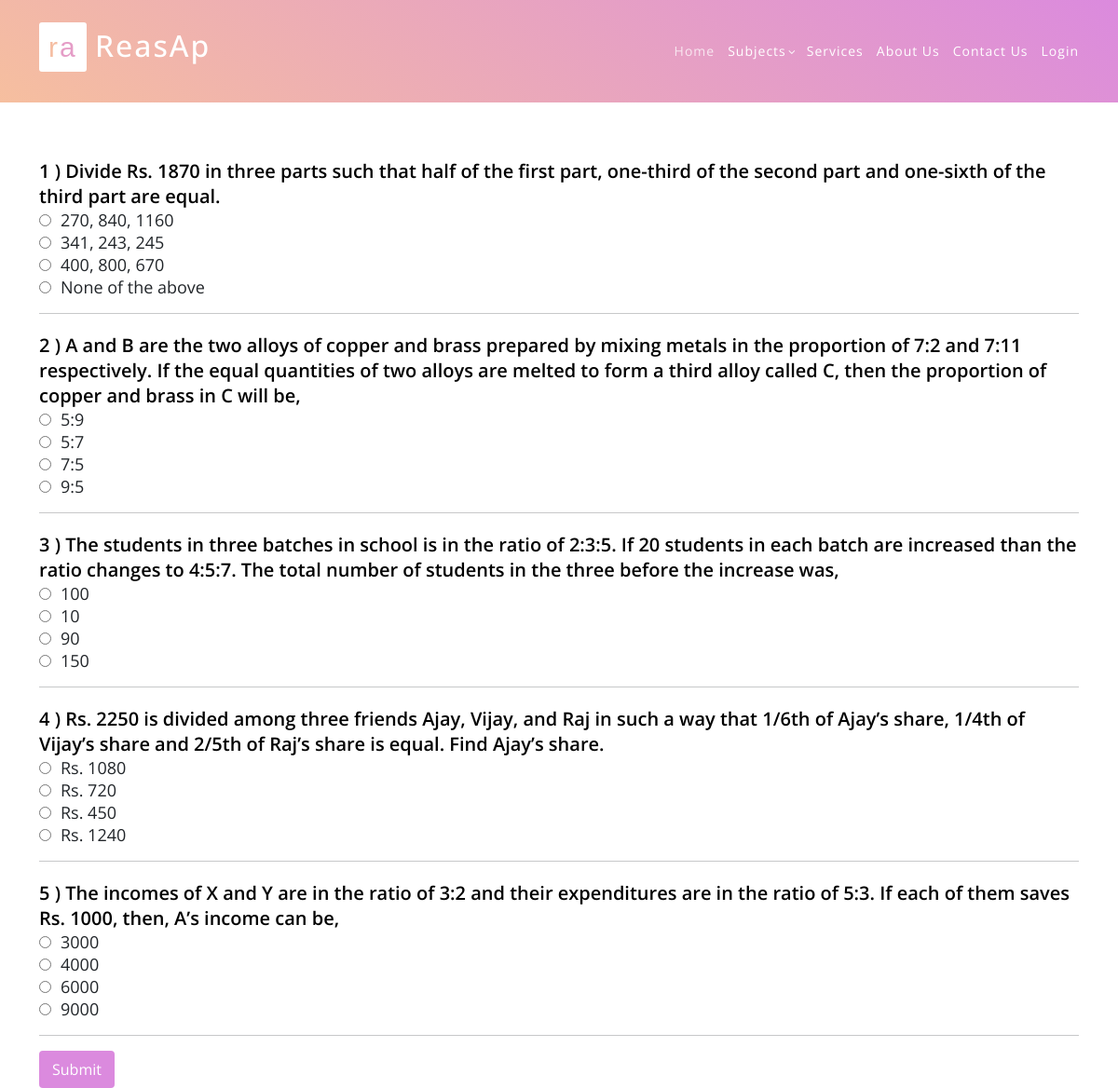
/Ratio&Proportion/, run on the app's committed database.
### aptitude/models.py (models this page shows)
class RatioP(models.Model):
    Ques1 = models.CharField(max_length=500,default="true")
    Op11 = models.CharField(max_length=100,default="true")
    Op12 = models.CharField(max_length=100,default="true")
    Op13 = models.CharField(max_length=100,default="true")
    Op14 = models.CharField(max_length=100,default="true")
    Corans1 = models.CharField(max_length=100,default="true")

### aptitude/views.py (the view)
# urls.py: path('Ratio&Proportion/',ratio, name="rppage"),
def ratio(request):
    data2 = RatioP.objects.all()
    return render(request,"Ratio&Prop.html",{"data2":data2})

### aptitude/templates/Ratio&Prop.html (shortened to what this page needs)
<html>
<head>
    <link rel="stylesheet" href="https://maxcdn.bootstrapcdn.com/bootstrap/4.5.0/css/bootstrap.min.css">
    {% include "header.html" %}
</head>
<body>
<div class="container">
    <div class='sec'>
        {% for i in  data2 %}
        <table class="ques_text">
            <tr>
                <td class="text">{{i.id}} ) {{i.Ques1}} </td>
            </tr>
            <tr>
                <td class="op"><input type = "radio" class="rb" name = {{i.id}} id="Option1" value="{{i.Op21}}">{{i.Op11}}</td>
            </tr>
            <tr>
                <td class="op"><input type = "radio" class="rb" name = {{i.id}} id="Option2" value="{{i.Op22}}">{{i.Op12}}</td>
            </tr>
            <tr>
                <td class="op"><input type = "radio" class="rb" name = {{i.id}} id="Option3" value="{{i.Op23}}">{{i.Op13}}</td>
            </tr>
            <tr>
                <td class="op"><input type = "radio" class="rb" name = {{i.id}} id="Option4" value="{{i.Op24}}">{{i.Op14}}</td>
            </tr>
        </table>
        <hr>
        {% endfor %}
        <input type="submit" class="btn btn-success" value="Submit" id="b1" onclick="getanswers()">
        <br>
    </div>
</div>
</body>
</html>

### static/assets/css/templatemo-eduwell-style.css (style rules this page uses)
html, body, div, span, applet, object, iframe, h1, h2, h3, h4, h5, h6, p, blockquote, div pre, a, abbr, acronym, address, big, cite, code, del, dfn, em, font, img, ins, kbd, q, s, samp, small, strike, strong, sub, sup, tt, var, b, u, i, center, dl, dt, dd, ol, ul, li, figure, header, nav, section, article, aside, footer, figcaption { margin: 0; padding: 0; border: 0; outline: 0; }
* { box-sizing: border-box; }
html, body { font-family: 'Open Sans', sans-serif; font-weight: 400; background-color: #fff; font-size: 16px; -ms-text-size-adjust: 100%; -webkit-font-smoothing: antialiased; -moz-osx-font-smoothing: grayscale; }
html, body { background: #fff; font-family: 'Open Sans', sans-serif; }
body { overflow-x: hidden; }

### static/assets/css/reasoning.css (style rules this page uses)
* { margin:0px; padding:0px; }

### aptitude/templates/Ratio&Prop.html (style rules this page uses)
table.ques_text { position: relative; margin-top: 20px; }
.text { color: black!important; font-weight:600; font-size:20px; }
.op { font-size:18px; }
#Option1 { margin-right: 10px; }
#Option2 { margin-right: 10px; }
#Option3 { margin-right: 10px; }
#Option4 { margin-right: 10px; }
.btn-success { color:white; background-color: #db8ade; border-color: #db8ade; }
input#b1 { color: white; background-color: #db8ade; border: 2px solid #db8ade; box-shadow:#db8ade; }
.sec { padding-top: 150px; }

### data on the page
RatioP: id "1", Ques1 "Divide Rs. 1870 in three parts such that half of the first part, one-third of the second part and one-sixth of the third part are equal.", Op11 "270, 840, 1160", Op12 "341, 243, 245", Op13 "400, 800, 670", Op14 "None of the above"
RatioP: id "2", Ques1 "A and B are the two alloys of copper and brass prepared by mixing metals in the proportion of 7:2 and 7:11 respectively. If the equal quantities of two alloys are melted to form a third alloy called C, then the proportion of copper and brass in C will be,", Op11 "5:9", Op12 "5:7", Op13 "7:5", Op14 "9:5"
RatioP: id "3", Ques1 "The students in three batches in school is in the ratio of 2:3:5. If 20 students in each batch are increased than the ratio changes to 4:5:7. The total number of students in the three before the increase was,", Op11 "100", Op12 "10", Op13 "90", Op14 "150"
RatioP: id "4", Ques1 "Rs. 2250 is divided among three friends Ajay, Vijay, and Raj in such a way that 1/6th of Ajay’s share, 1/4th of Vijay’s share and 2/5th of Raj’s share is equal. Find Ajay’s share.", Op11 "Rs. 1080", Op12 "Rs. 720", Op13 "Rs. 450", Op14 "Rs. 1240"
RatioP: id "5", Ques1 "The incomes of X and Y are in the ratio of 3:2 and their expenditures are in the ratio of 5:3. If each of them saves Rs. 1000, then, A’s income can be,", Op11 "3000", Op12 "4000", Op13 "6000", Op14 "9000"
